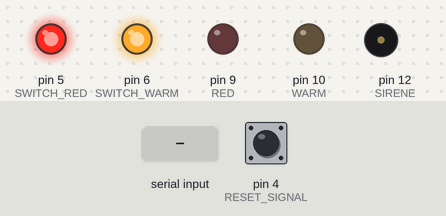
Simulated run of this sketch. Board: Arduino Uno, built with avr-gcc and run on an emulated ATmega328P. Parts: output pins drawn as LEDs (lit = HIGH), buzzer (waves = sounding). Inputs (shaded band) come from the test bench; at power-on: pin 4 (RESET_SIGNAL) HIGH. Pins used as bus, display or sensor lines are not drawn; what the sketch prints to the serial monitor is not drawn.

Above: at 1.2 s.
1.3 s: pin 4 (RESET_SIGNAL) pulled LOW for 0.15 s
At 1.61 s:
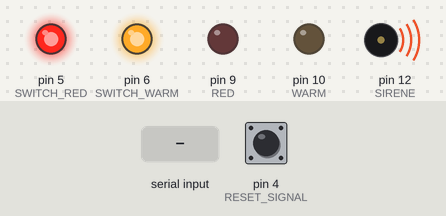
4.3 s: "B" received over Serial
At 5.4 s:
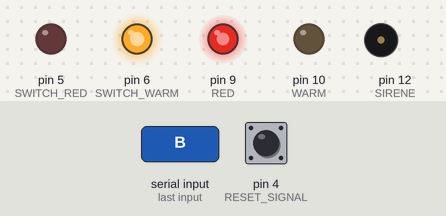
5.8 s: "s" received over Serial
At 6.5 s:
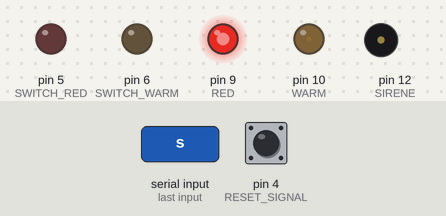
7.3 s: pin 4 (RESET_SIGNAL) pulled LOW for 1 s
At 8.31 s:
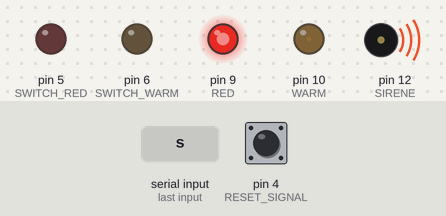
11.8 s: pin 4 (RESET_SIGNAL) pulled LOW for 3.2 s
At 12.9 s:
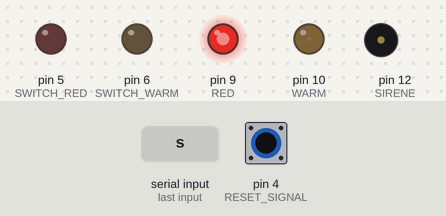
Timing chart, 0 to 16.7 s (numbered marks = the images above; inputs shaded):
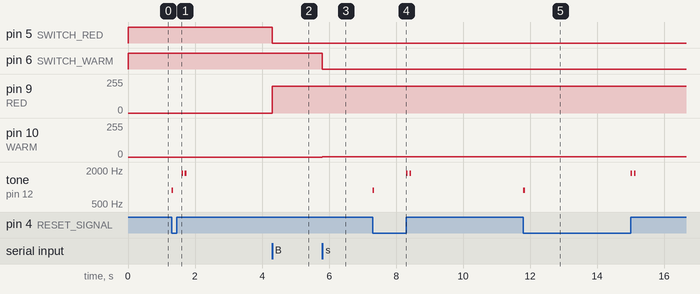

The sketch:

rwcc.ino
```cpp
#define RED 9
#define WARM 10
#define COLD1 11
#define COLD2 3
#define SWITCH_RED 5
#define SWITCH_WARM 6
#define SWITCH_COLD1 7
#define SWITCH_COLD2 8

#define SIRENE 12
#define RESET_SIGNAL 4

// wire connections on model #001
//
// 3 - red (cold2 pwm)
// 5 - green (red relay)
// 6 - black (warm relay)
// 7 - orange (cold1 relay)
// 8 - brown (cold2 relay)
// 9 - white (red pwm)
// 10 - yellow (warm pwm)
// 11 - blue (cold1 pwm)

uint8_t r, w, c1, c2;

uint8_t switch_red, switch_warm, switch_cold1, switch_cold2;
uint8_t bak_red, bak_warm, bak_cold1, bak_cold2;

uint32_t time_break_started;
uint32_t max_break_time_in_minutes;
uint8_t toilet_break;

uint8_t last_reset_signal;
uint32_t last_time_reset_signal_changed;

void switch_if_needed(uint8_t val, uint8_t newval, uint8_t pin_number)
{
  if ((val > 0) && (newval == 0))
    digitalWrite(pin_number, HIGH);
  else if ((val == 0) && (newval > 0))
    digitalWrite(pin_number, LOW);
}

void setColor(uint8_t newr, uint8_t neww, uint8_t newc1, uint8_t newc2)
{
  switch_if_needed(r, newr, SWITCH_RED);
  switch_if_needed(w, neww, SWITCH_WARM);
  switch_if_needed(c1, newc1, SWITCH_COLD1);
  switch_if_needed(c2, newc2, SWITCH_COLD2);
  if (r != newr)
  {
    r = newr;
    analogWrite(RED, r);
  }
  if (w != neww)
  {
    w = neww;
    analogWrite(WARM, w);
  }
  if (c1 != newc1)
  {
    c1 = newc1;
    analogWrite(COLD1, c1);
  }
  if (c2 != newc2)
  {
    c2 = newc2;
    analogWrite(COLD2, c2);
  }
}

void setup()
{
  pinMode(RED, OUTPUT);
  pinMode(WARM, OUTPUT);
  pinMode(COLD1, OUTPUT);
  pinMode(COLD2, OUTPUT);
  pinMode(SWITCH_RED, OUTPUT);
  pinMode(SWITCH_WARM, OUTPUT);
  pinMode(SWITCH_COLD1, OUTPUT);
  pinMode(SWITCH_COLD2, OUTPUT);
  pinMode(SIRENE, OUTPUT);
  pinMode(RESET_SIGNAL, INPUT_PULLUP);
  digitalWrite(SWITCH_RED, HIGH);
  digitalWrite(SWITCH_WARM, HIGH);
  digitalWrite(SWITCH_COLD1, HIGH);
  digitalWrite(SWITCH_COLD2, HIGH);
  Serial.begin(115200);
  r = 0;
  w = 0;
  c1 = 0;
  c2 = 0;
  switch_red = 200; switch_warm = 0; switch_cold1 = 0; switch_cold2 = 0;
  max_break_time_in_minutes = 5;
  toilet_break = 0;

  delay(50);
  last_reset_signal = digitalRead(RESET_SIGNAL);
  last_time_reset_signal_changed = millis();
}

char readchar()
{
  while (!Serial.available());
  return Serial.read();
}

uint8_t readbyte()
{
  while (!Serial.available());
  return Serial.read();
}

void toilet_break_start()
{
  bak_red = r; bak_warm = w; bak_cold1 = c1; bak_cold2 = c2;
  setColor(switch_red, switch_warm, switch_cold1, switch_cold2);
  time_break_started = millis();
  toilet_break = 1;
}

void toilet_break_stop()
{
  setColor(bak_red, bak_warm, bak_cold1, bak_cold2);
  toilet_break = 0;
}

void reset_beep()
{
  tone(SIRENE, 1760, 50);
  delay(100);
  tone(SIRENE, 1760, 50);
  delay(100);
}

void send_reset_signal()
{
  Serial.write("*****");
}

void half_beep()
{
  tone(SIRENE, 880, 50);
  delay(100);
}

void loop()
{
  if (toilet_break)
    if (millis() - time_break_started > max_break_time_in_minutes * 60L * 1000L)
      toilet_break_stop();

  uint8_t new_signal = digitalRead(RESET_SIGNAL);
  if ((new_signal != last_reset_signal) && (millis() - last_time_reset_signal_changed > 200))
  {
    last_reset_signal ^= 1;
    if (last_reset_signal)
    {
      reset_beep();
      send_reset_signal();
    }
    else half_beep();
    last_time_reset_signal_changed = millis();
  }
  if (Serial.available())
  {
    char c = Serial.read();
    if (c == 'C')
    {
      uint8_t day = readbyte();
      uint8_t red = readbyte();
      uint8_t warm = readbyte();
      uint8_t cold1 = readbyte();
      uint8_t cold2 = readbyte();
      if (day == 1)
      {
        if (toilet_break)
        {
          bak_red = red;
          bak_warm = warm;
          bak_cold1 = cold1;
          bak_cold2 = cold2;
        }
        else setColor(red, warm, cold1, cold2);
      }
      else
      {
        switch_red = red;
        switch_warm = warm;
        switch_cold1 = cold1;
        switch_cold2 = cold2;
      }
    }
    else if (c == 'B') toilet_break_start();
    else if (c == 'R') toilet_break_stop();
    else if (c == 'M')
    {
      max_break_time_in_minutes = readchar();
    }
    else if (c == 'a')
    {
      if (r < 255) setColor(r + 1, w, c1, c2);
    }
    else if (c == 'z')
    {
      if (r > 0) setColor(r - 1, w, c1, c2);
    }
    else if (c == 's')
    {
      if (w < 255) setColor(r, w + 1, c1, c2);
    }
    else if (c == 'x')
    {
      if (w > 0) setColor(r, w - 1, c1, c2);
    }
    else if (c == 'd')
    {
      if (c1 < 255) setColor(r, w, c1 + 1, c2);
    }
    else if (c == 'c')
    {
      if (c1 > 0) setColor(r, w, c1 - 1, c2);
    }
    else if (c == 'f')
    {
      if (c2 < 255) setColor(r, w, c1, c2 + 1);
    }
    else if (c == 'v')
    {
      if (c2 > 0) setColor(r, w, c1, c2 - 1);
    }
    else if (c == 'S')
    {
      if (readchar() == 'H')
      if (readchar() == 'A')
      if (readchar() == 'K')
      if (readchar() == 'E')
      if (readchar() == '?')
      {
         reset_beep();
         Serial.print("SHAKE!");
      }
    }
    else if (c == 'T')
    {
      int n = readchar();
      switch (n) {
        case 1: tone(SIRENE, 440, 50); delay(100); break;
        case 2: tone(SIRENE, 262, 50); delay(100); break;
        case 3: tone(SIRENE, 330, 50); delay(100); break;
        case 4: tone(SIRENE, 220, 50); delay(100); break;
      }
    }
    else if (c == '@')
      Serial.print('#');
  }
}
```

Measured:
- after the input at 1.3 s, tone on pin 12 (SIRENE): plays 880 Hz for 0.05 s, 1760 Hz for 0.05 s, 1760 Hz for 0.05 s, starting at once
- after the input at 4.3 s, pin 5 (SWITCH_RED): HIGH → LOW at once; pin 9 (RED): 0/255 → 200/255 at once
- after the input at 5.8 s, pin 6 (SWITCH_WARM): HIGH → LOW at once; pin 10 (WARM): 0/255 → 1/255 at once
- after the input at 7.3 s, tone on pin 12 (SIRENE): plays 880 Hz for 0.05 s, 1760 Hz for 0.05 s, 1760 Hz for 0.05 s, starting at once
- after the input at 11.8 s, tone on pin 12 (SIRENE): plays 880 Hz for 0.05 s, 1760 Hz for 0.05 s, 1760 Hz for 0.05 s, starting at once
